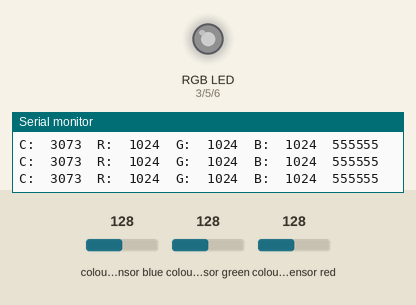
Recording of a sketch running on a simulated Arduino Uno, built with avr-gcc and run on an emulated ATmega328P. Parts: an RGB LED mixed from three pins (HIGH = lit), the last lines printed to the serial monitor. The inputs (shaded band) are chosen by the test bench; at power-on: colour sensor blue 128, colour sensor green 128, colour sensor red 128. Dim RGB values are drawn brighter than linear.

Above: at 1.2 s.
1.3 s: colour sensor blue set to 5
At 2.2 s:
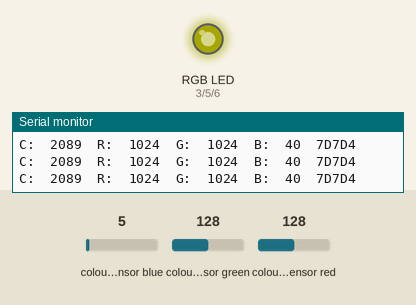
2.8 s: colour sensor green set to 5
At 3.3 s:
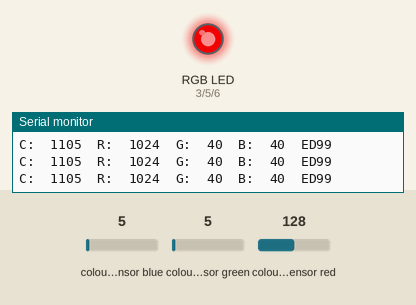
4.3 s: colour sensor red set to 64
At 5.0 s:
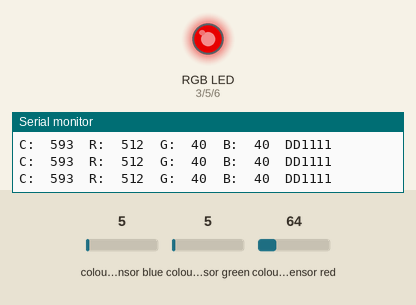
5.8 s: colour sensor blue set to 7
At 7.2 s:
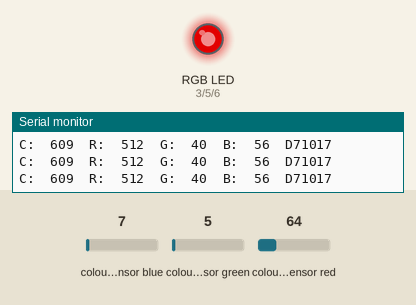
7.8 s: colour sensor blue set to 10
At 9.0 s:
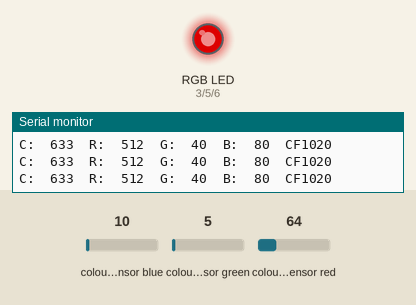
9.4 s: colour sensor green set to 8
At 9.9 s:
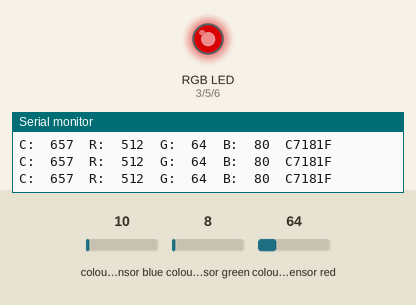
10.9 s: colour sensor green set to 11
Timing chart, 0 to 13.4 s (numbered marks = the images above; inputs shaded):
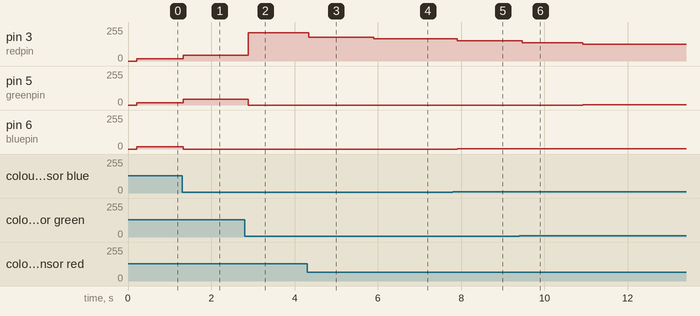

Measured:
- after the input at 1.3 s, pin 3 (redpin), pin 5 (greenpin): 16/255 → 42/255 at once; pin 6 (bluepin): 16/255 → 0/255 at once
- after the input at 2.8 s, pin 3 (redpin): 42/255 → 212/255 after 0.09 s; pin 5 (greenpin): 42/255 → 0/255 after 0.09 s
- after the input at 4.3 s, pin 3 (redpin): 212/255 → 178/255 at once
- after the input at 5.8 s, pin 3 (redpin): 178/255 → 166/255 after 0.10 s
- after the input at 7.8 s, pin 3 (redpin): 166/255 → 151/255 after 0.11 s; pin 6 (bluepin): 0/255 → 1/255 after 0.11 s
- after the input at 9.4 s, pin 3 (redpin): 151/255 → 137/255 after 0.07 s
- after the input at 10.9 s, pin 3 (redpin): 137/255 → 125/255 at once; pin 5 (greenpin): 0/255 → 1/255 at once

The sketch:

05_RGB_light_sensor_-_1.ino
```cpp
/*  RGB light sensor demo sketch
 *
 * This sketch gets a color RGB reading from the light sensor
 * on the Adafruit TCS34725 (or equivelant) breakout module.
 *
 * If you connect an RGB LED, then the color that the sensor reads
 * will be displayed through the LED.
 *
 * Components
 * ----------
 *  - Arduino Uno
 *  - Adafruit RGB TCS34725 sensor breakout or equivelant
 *  - RGB LED
 *  - Two 560 Ohm resistors
 *  - One 1 KOhm resistor
 *
 *  Libraries
 *  ---------
 *  - Wire
 *  - Adafruit_TCS34725
 *
 * Connections
 * -----------
 *  Break out    |    Arduino Uno
 *  -----------------------------
 *      VIN      |      5V
 *      GND      |      GND
 *      SCL      |      SCL or A5
 *      SDA      |      SDA or A4
 *      LED      |      GND to turn off (or any digital out set to LOW)
 *      INT      |      2 (but not used in this sketch)
 *
 * Other information
 * -----------------
 *  For information on RGB color: https://en.wikipedia.org/wiki/RGB_color_model
 *  For information on color temperature: https://en.wikipedia.org/wiki/Color_temperature
 *  For more information on the breakout see https://www.adafruit.com/product/1334
 *  The repository for the library used is at https://github.com/adafruit/Adafruit_TCS34725
 *
 *
 */

#include <Wire.h>
#include "Adafruit_TCS34725.h"

// Pick analog outputs, for the UNO these three work well
// use ~560  ohm resistor between Red & Blue, ~1K for green (its brighter)
#define redpin 3
#define greenpin 5
#define bluepin 6
// for a common anode LED, connect the common pin to +5V
// for common cathode, connect the common to ground

// set to false if using a common cathode LED
#define commonAnode false

// our RGB -> eye-recognized gamma color
byte gammatable[256];


Adafruit_TCS34725 tcs = Adafruit_TCS34725(TCS34725_INTEGRATIONTIME_50MS, TCS34725_GAIN_4X);

void setup() {
  Serial.begin(9600);
  Serial.println("Color View Test!");

  if (tcs.begin()) {
    Serial.println("Found sensor");
  } else {
    Serial.println("No TCS34725 found ... check your connections");
    while (1); // halt!
  }

  // use these three pins to drive an LED
  pinMode(redpin, OUTPUT);
  pinMode(greenpin, OUTPUT);
  pinMode(bluepin, OUTPUT);

  // thanks PhilB for this gamma table!
  // it helps convert RGB colors to what humans see
  for (int i=0; i<256; i++) {
    float x = i;
    x /= 255;
    x = pow(x, 2.5);
    x *= 255;

    if (commonAnode) {
      gammatable[i] = 255 - x;
    } else {
      gammatable[i] = x;
    }
    //Serial.println(gammatable[i]);
  }
}


void loop() {
  uint16_t clear, red, green, blue;

  tcs.setInterrupt(false);      // turn on LED

  delay(60);  // takes 50ms to read

  tcs.getRawData(&red, &green, &blue, &clear);

  tcs.setInterrupt(true);  // turn off LED

  Serial.print("C:\t"); Serial.print(clear);
  Serial.print("\tR:\t"); Serial.print(red);
  Serial.print("\tG:\t"); Serial.print(green);
  Serial.print("\tB:\t"); Serial.print(blue);

  // Figure out some basic hex code for visualization
  uint32_t sum = clear;
  float r, g, b;
  r = red; r /= sum;
  g = green; g /= sum;
  b = blue; b /= sum;
  r *= 256; g *= 256; b *= 256;
  Serial.print("\t");
  Serial.print((int)r, HEX); Serial.print((int)g, HEX); Serial.print((int)b, HEX);
  Serial.println();

  analogWrite(redpin, gammatable[(int)r]);
  analogWrite(greenpin, gammatable[(int)g]);
  analogWrite(bluepin, gammatable[(int)b]);
}
```
